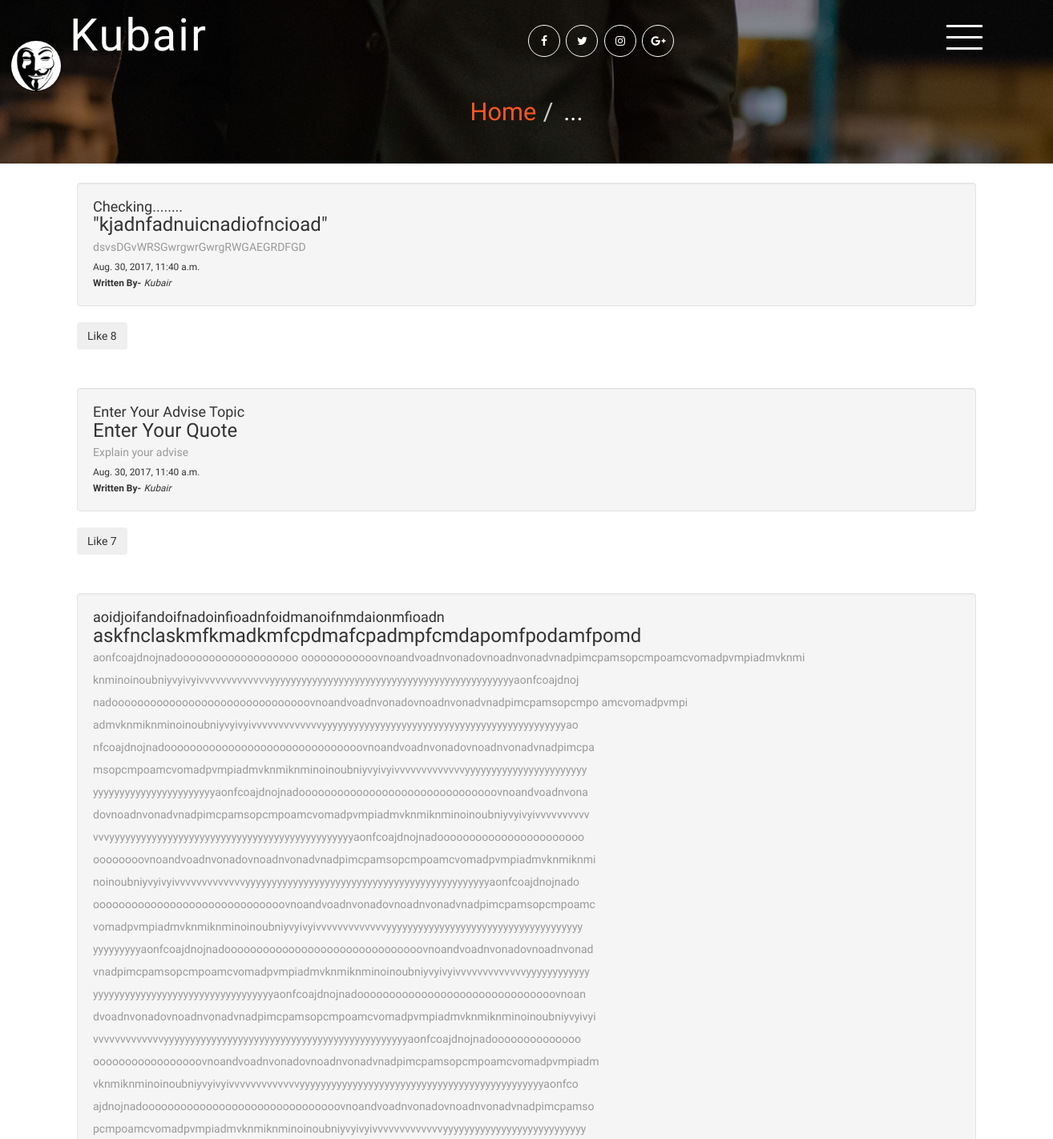
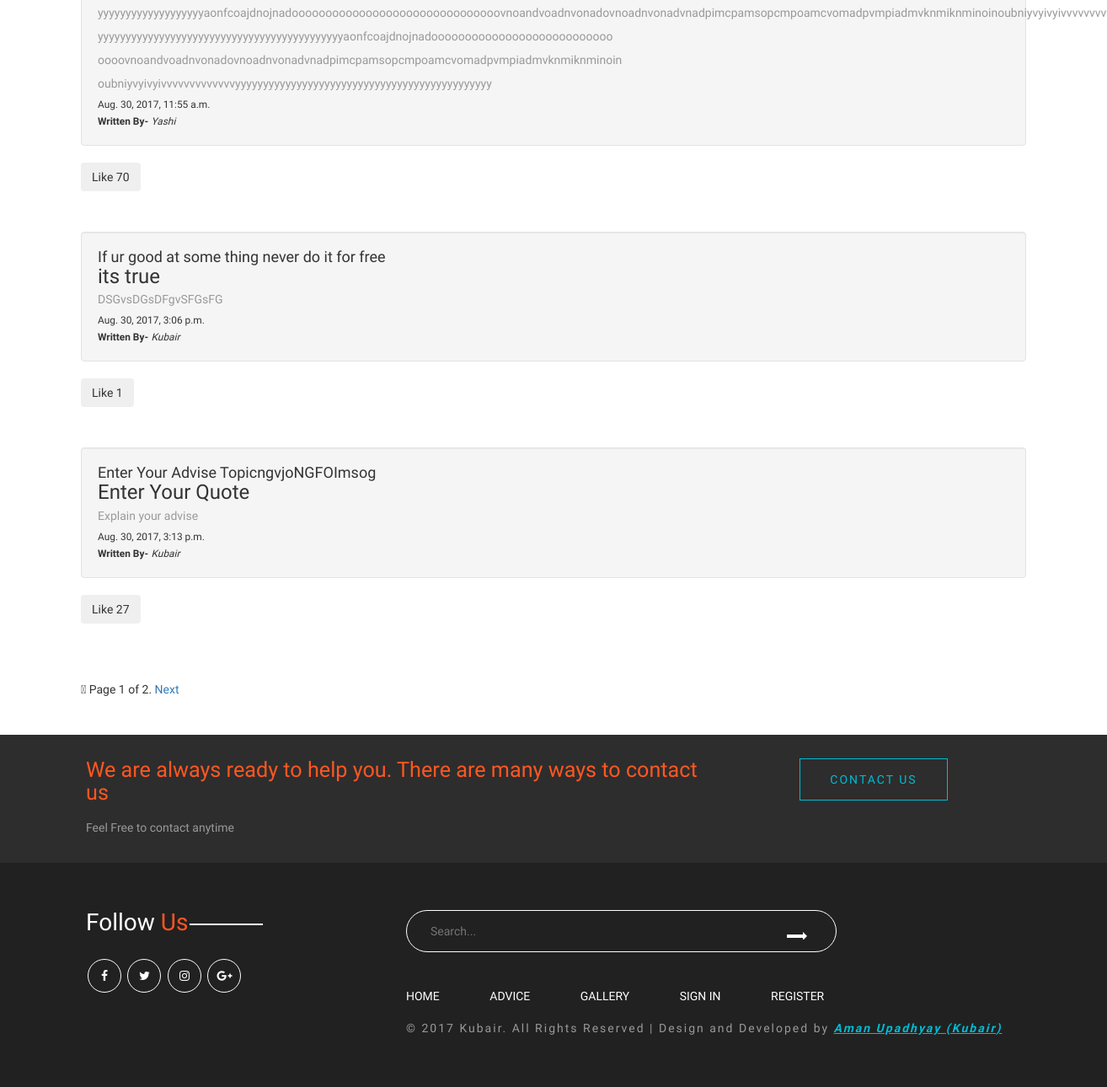
Page /Advises/ on the earlier database version (2 pictures, top to bottom).
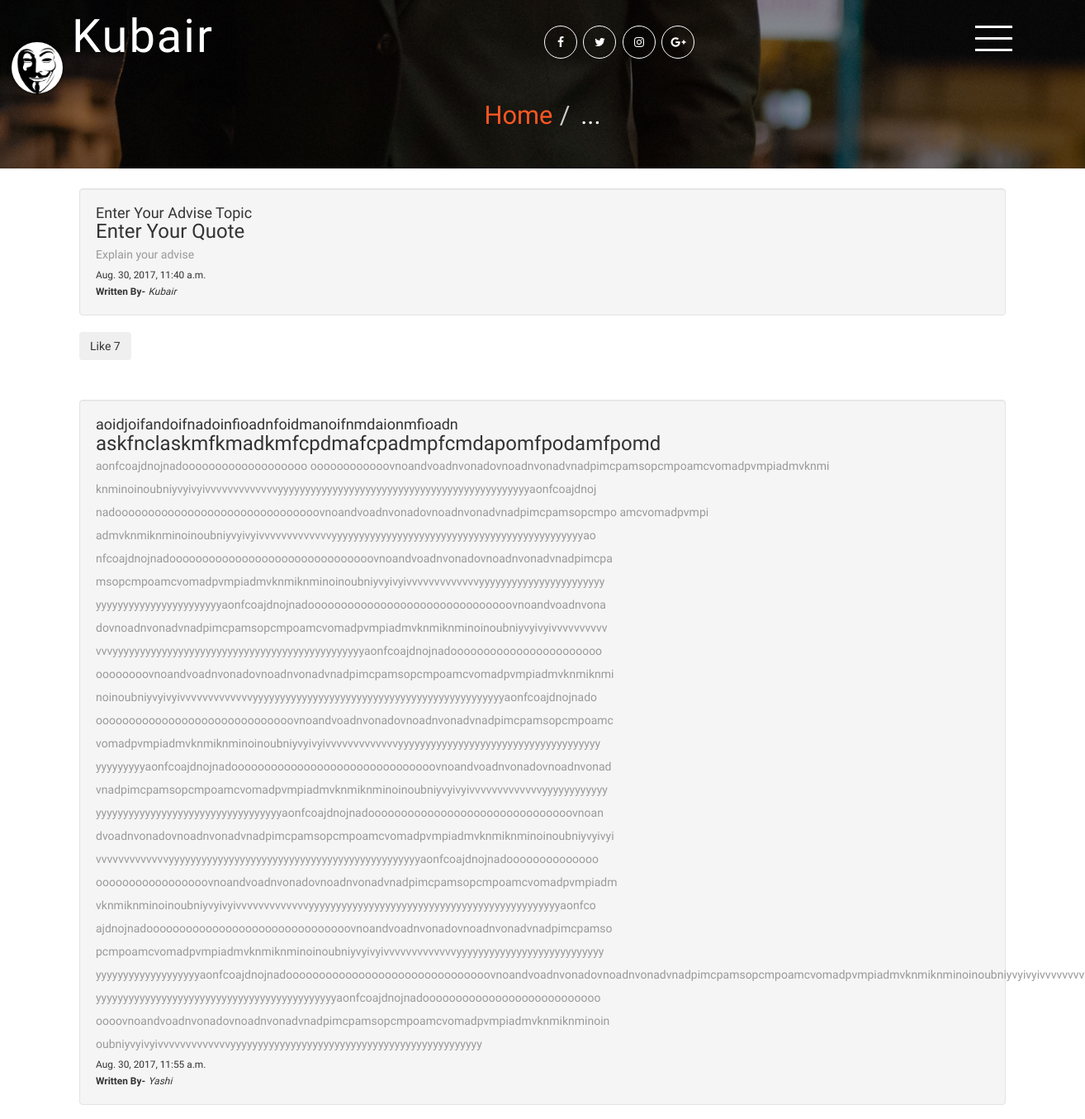
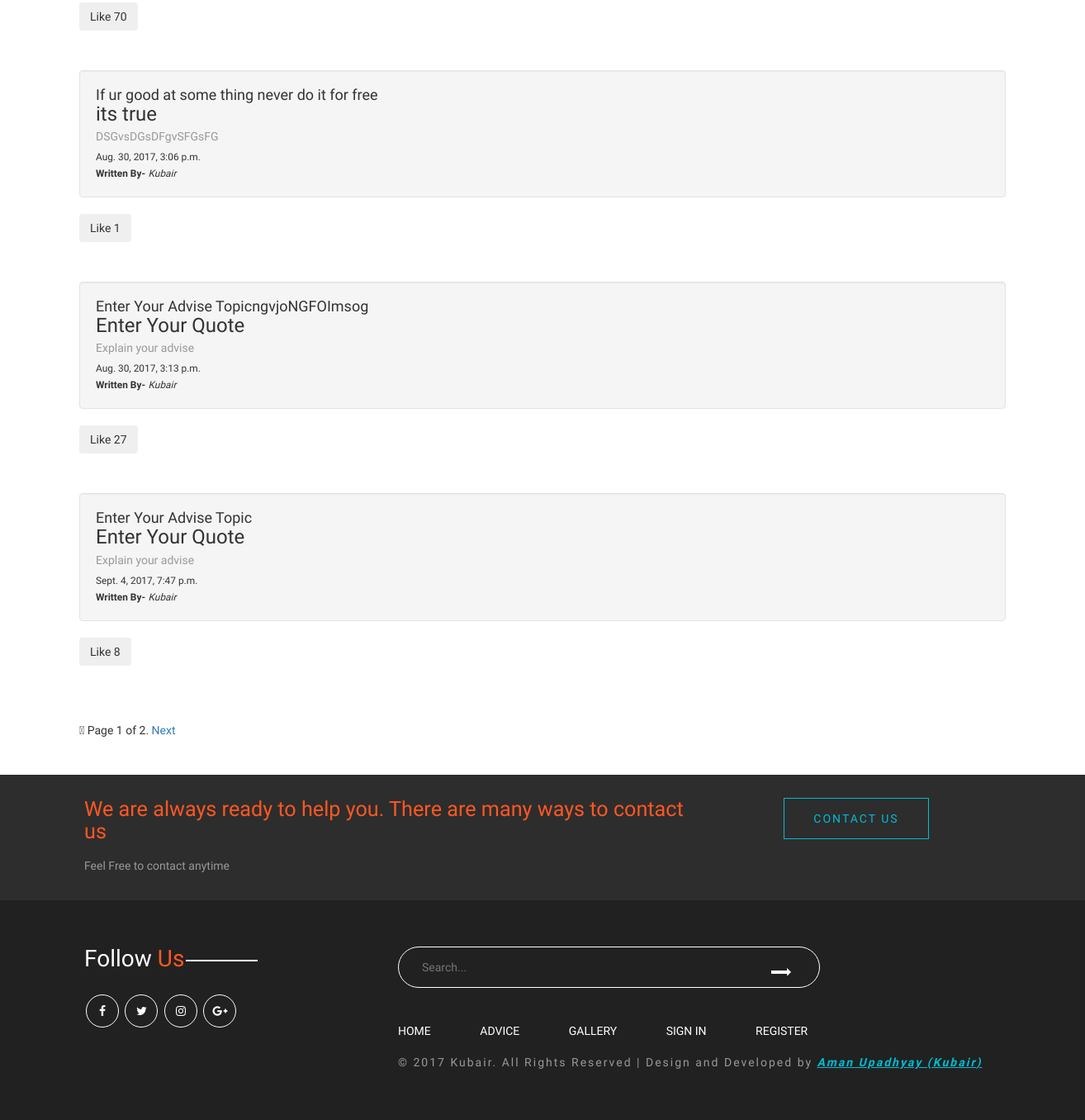
Same page on the later database version (2 pictures, top to bottom).
### Advises/models.py (models this page shows, shortened)
class Advise(models.Model):
    Advise=models.CharField(max_length=50,blank=False,default='Enter Your Advise Topic')
    Quote=models.CharField(max_length=50,blank=False,default='Enter Your Quote')
    Explanation=models.TextField(blank=False,default='Explain your advise')
    Created_time=models.DateTimeField(auto_now=True)
    author=models.ForeignKey('auth.User')
    likes=models.IntegerField(default=0)

### Advises/views.py (the view)
# urls.py: url(r'^Advises/$',advise_views.View_Advise, name="Advises"),
def View_Advise(request):
    Advise_list = Advise.objects.all().order_by('Created_time')
    paginator = Paginator(Advise_list, 5)
    page = request.GET.get('page')
    try:
        posts = paginator.page(page)
    except PageNotAnInteger:
        posts = paginator.page(1)
    except EmptyPage:
        posts = paginator.page(paginator.num_pages)
    contex = {'Advises': posts}
    return render(request, 'View_Advise.html', contex)

### templates/View_Advise.html (shortened to what this page needs)
{% extends 'base.html' %}
{% load static %}
{% block content %}
    {% include 'snippts/header.html' %}
    {% for Advise in Advises %}
        <div class="container well-lg">
            <div class="col-md 6 well m-t-3">
                <h4>{{ Advise.Advise }}</h4>
                <h3>{{ Advise.Quote }}</h3>
                <p class="bottom-right">{{ Advise.Explanation }}</p>
                <small>{{ Advise.Created_time }}</small>
                <br>
                <small><b>Written By-</b></small>
                <small><i>{{ Advise.author }}</i></small>
            </div>
            <button id="likes" data-id="{{ Advise.id }}" class="btnlikes btn btn-social-icon">Like
                {% if Advise.likes > 0 %}{{ Advise.likes }} {% endif %}</button>
        </div>
    {% endfor %}
    <div class="container well-lg">
    <div class="pagination">
        <span class="fa-step-forward">
        <span class="current">
            Page {{ Advises.number }} of {{ Advises.paginator.num_pages }}.</span>
        {% if Advises.has_next %}
            <a href="?page={{ Advises.next_page_number }}">Next</a>
            {% endif %}
        </span>
    </div>
    </div>
    {% include 'snippts/contactus_footer.html' %}
    {% include 'snippts/footer.html' %}
{% endblock content %}

### templates/base.html (shortened to what this page needs)
{% load static %}
<!DOCTYPE html>
<html lang="en">
<head>
    <link href="{% static 'css/bootstrap.css' %}" type="text/css" rel="stylesheet" media="all">
    <link href="{% static 'css/style.css' %}" type="text/css" rel="stylesheet" media="all">
    <link href="{% static 'css/font-awesome.css' %}" rel="stylesheet">
    <link rel="stylesheet" href="{% static 'css/colorbox.css' %}"/>
</head>
<body>
{% block content %}{% endblock %}
</body>
</html>

### templates/snippts/header.html
{% load static %}
{% include 'snippts/menu_2.html' %}
<div class="banner jarallax">
		<div class="banner-agileinfo">
			<div class="header">
				<div class="container">
					<div class="logo">
						<h1><a href={% url 'home' %}>Kubair</a></h1>
					</div>
					{% include 'snippts/menu.html' %}
					<div class="social-w3licon">
						<ul class="social_agileinfo">
							<li><a href="#" class="w3_facebook"><i class="fa fa-facebook"></i></a></li>
							<li><a href="#" class="w3_twitter"><i class="fa fa-twitter"></i></a></li>
							<li><a href="#" class="w3_instagram"><i class="fa fa-instagram"></i></a></li>
							<li><a href="#" class="w3_google"><i class="fa fa-google-plus"></i></a></li>
						</ul>
					</div>
					<div class="clearfix"> </div>
				</div>
			</div>
{% include 'snippts/header_name.html'%}
		</div>
	</div>

### templates/snippts/menu_2.html (shortened to what this page needs)
{% load static %}
<div class="parent2">
  <div class="test1"></div>
  <div class="test2"></div>
  <div class="test3"></div>
  <div class="test4"></div>
    <div class="mask2" style="color:white ;"><img class="img-responsive" src="{% static 'images/Ano.png' %}"/></div>
</div>

### templates/snippts/menu.html (shortened to what this page needs)
{% load static %}
<div class="menu">
						<a href="#" class="navicon"></a>
					</div>

### templates/snippts/header_name.html
{% load static %}
<div class="banner-w3lstext agileits-w3layouts">
				<ol class="breadcrumb">
					<li><a href={% url 'home' %}>Home</a></li>
					<li class="active">...</li>
				</ol>
			</div>

### templates/snippts/contactus_footer.html (shortened to what this page needs)
{% load static %}
<div class="footer-agiletop">
		<div class="container">
			<div class="col-md-8 w3agile_hire_left">
				<h4>We are always ready to help you. There are many ways to contact us</h4>
				<p>Feel Free to contact anytime</p>
			</div>
			<div class="col-md-4 w3agile_hire_right">
				<a href="mail.html" class="wthree-more w3more1 nina" data-text="Contact Us">
				</a>
			</div>
			<div class="clearfix"> </div>
		</div>
	</div>

### templates/snippts/footer.html (shortened to what this page needs)
{% load static %}
	<div class="footer">
		<div class="container">
			<div class="col-md-4 w3layouts_footer_grid">
				<h2>Follow <span>Us</span></h2>
				<ul class="social_agileinfo">
					<li><a href="#" class="w3_facebook"><i class="fa fa-facebook"></i></a></li>
					<li><a href="#" class="w3_twitter"><i class="fa fa-twitter"></i></a></li>
					<li><a href="#" class="w3_instagram"><i class="fa fa-instagram"></i></a></li>
					<li><a href="#" class="w3_google"><i class="fa fa-google-plus"></i></a></li>
				</ul>
			</div>
			<div class="col-md-8 w3layouts_footer_grid">
				<div class="myside">
					<input type="text" placeholder="Search..." required="" class="item32">
					<input type="submit" value="" id="btn-search32">
				</div>
				<ul class="w3l_footer_nav">
					<li><a href={% url 'home' %}>Home</a></li>
					<li><a href={% url 'Advises' %}>Advice</a></li>
					<li><a href={% url 'Gallery' %}>Gallery</a></li>
                     {% if user.is_authenticated %}
                                    <li><a href={% url 'logout' %} >Logout Now</a></li>
                                {% else %}
                                    <li><a href={% url 'login' %} >Sign In</a></li>
                                    <li><a href={% url 'signup' %} >Register</a></li>
                                {% endif %}
				</ul>
                <p>© 2017 Kubair. All Rights Reserved | Design and Developed by <a href="#" target="_blank"><b><i>Aman Upadhyay (Kubair)</i></b></a></p>
			</div>
			<div class="clearfix"> </div>
		</div>
	</div>

### templates/snippts/menu_2.html (style rules this page uses)
.parent2 { top:51px; left:14px; position:fixed; display:block; width:62px; height:62px; background-color:white; border-radius:50%; z-index:20; -webkit-box-shadow: 0px 0px 5px 0px rgba(0,0,0,0.75); -moz-box-shadow: 0px 0px 5px 0px rgba(0,0,0,0.75); box-shadow: 0px 0px 5px 0px rgba(0,0,0,0.75); }
.test1 { width:60%; height:60%; background-color:white; border-radius:50%; position:absolute; color:black; text-align:center; line-height:47px; top:25%; left:25%; z-index:19; transition: all 500ms cubic-bezier(0.680, -0.550, 0.265, 1.550); position:absolute; }
.test2 { width:60%; height:60%; background-color:white; border-radius:50%; position:absolute; color:black; text-align:center; line-height:47px; top:25%; left:25%; z-index:19; transition: all 500ms cubic-bezier(0.680, -0.550, 0.265, 1.550) .2s; }
.test3 { width:60%; height:60%; background-color:white; border-radius:50%; position:absolute; color:black; text-align:center; line-height:47px; top:25%; left:25%; transition: all 500ms cubic-bezier(0.680, -0.550, 0.265, 1.550) .4s; }
.test4 { width:60%; height:60%; background-color:white; border-radius:50%; position:absolute; color:black; text-align:center; line-height:47px; top:25%; left:25%; transition: all 500ms cubic-bezier(0.680, -0.550, 0.265, 1.550) .6s; }
.mask2 { top:55px; left:19px; width:51px; height:57px; background:white; border-radius:50%; position:absolute; z-index:21; color:white; text-align:center; line-height:80px; cursor:pointer; position:fixed; }

Differences in the rows shown:
no longer on this page (row edited): Advise: Advise "Checking........", Quote "\"kjadnfadnuicnadiofncioad\"", Explanation "dsvsDGvWRSGwrgwrGwrgRWGAEGRDFGD", Created_time "Aug. 30, 2017, 11:40 a.m.", author "Kubair", likes "8"
now on this page (row unchanged): Advise: Advise "Enter Your Advise Topic", Quote "Enter Your Quote", Explanation "Explain your advise", Created_time "Sept. 4, 2017, 7:47 p.m.", author "Kubair", likes "8"
